Frame 1 (no input): blank canvas, image omitted
Frame 60 (no input): blank canvas, image omitted
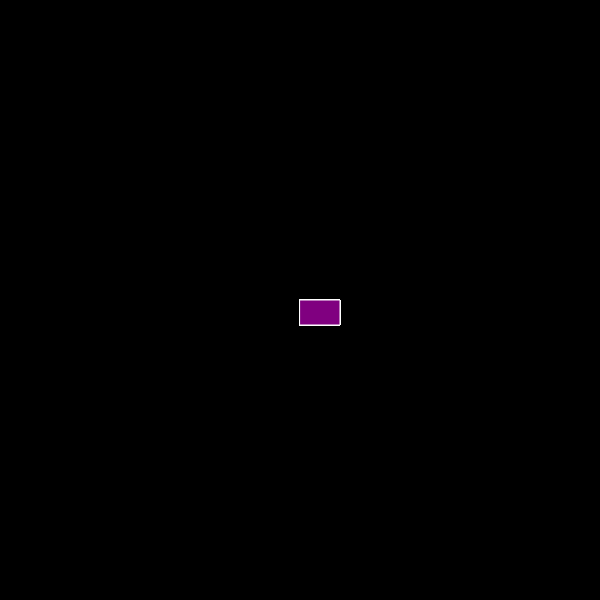
Frame 120 (the mouse pressed at the canvas centre since frame 60)

The p5.js sketch whose frames 1 and 60 were blank and that drew this single picture after the mouse press (run headless with seeded random() and noise() and a simulated clock; from frame 60 on, the mouse is pressed at the canvas centre):

// p5.js sketch
// ── sketch.js
function setup(){
    createCanvas(600, 600);
   background("black"); 
   }
    
 function draw(){
   stroke("white");
   fill("purple");
   
   if(mouseIsPressed){
     rect(mouseX, mouseY, 40, 25);
   }
 }
